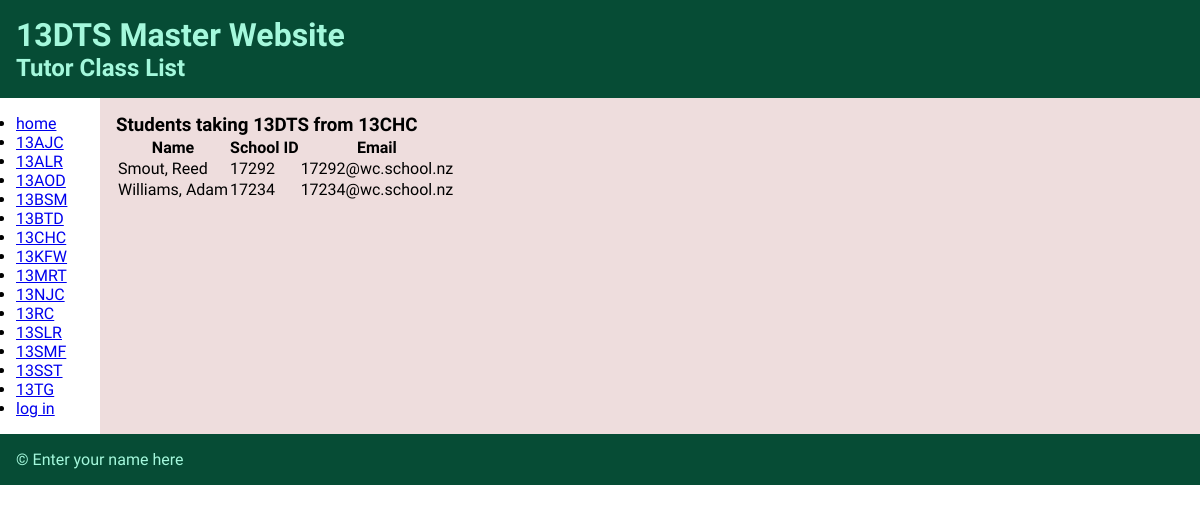
Page /class/6 on the earlier database version.
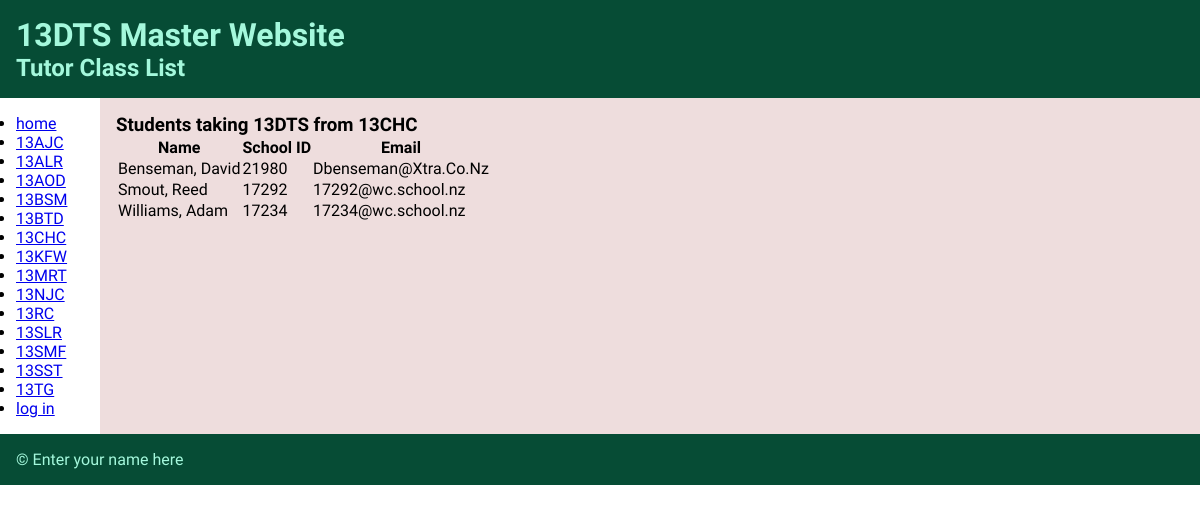
Same page on the later database version.
### tables this page shows
CREATE TABLE tutor_classes
(
	id integer
		constraint tutor_classes_pk
			primary key autoincrement,
	class_name char(5)
);

CREATE TABLE students
(
	id integer
		constraint students_pk
			primary key autoincrement,
	year_level integer,
	schl_id integer,
	surname varchar(20),
	first_name varchar(15),
	tutor_id integer,
	email char(18)
, editor_id integer default 1);

### app.py (the view, shortened to what this page needs)
@app.route('/class/<tutor_id>', methods=["GET", "POST"])
def render_class(tutor_id):
    con = create_connection(DB_NAME)
    query = "SELECT id, year_level, schl_id, surname, first_name, tutor_id, email" \
            " FROM students WHERE tutor_id=? ORDER BY surname, first_name ASC"
    cur = con.cursor()  # You need this line next
    cur.execute(query, (tutor_id, ))  # this line actually executes the query
    student_list = cur.fetchall()  # puts the results into a list usable in python
    query = "SELECT id, class_name" \
            " FROM tutor_classes WHERE id=?" \
            "ORDER BY class_name ASC"
    cur = con.cursor()  # You need this line next
    cur.execute(query, (tutor_id, ))  # this line actually executes the query
    tutor_classes = cur.fetchall()  # puts the results into a list usable in python
    print(tutor_classes)
    tutor_class = tutor_classes[0][1]
    con.close()
    class_list = get_classes()
    return render_template('class.html', students=student_list, classes=class_list, tutor_class=tutor_class, logged_in=is_logged_in())

### app.py (called while the page is built)
def create_connection(db_file):
    try:
        connection = sqlite3.connect(db_file)
        return connection
    except Error as e:
        print(e)
    return None

def get_classes():
    con = create_connection(DB_NAME)
    query = "SELECT id, class_name" \
            " FROM tutor_classes ORDER BY class_name ASC"
    cur = con.cursor()  # You need this line next
    cur.execute(query)  # this line actually executes the query
    class_list = cur.fetchall()  # puts the results into a list usable in python
    con.close()
    return class_list

def is_logged_in():
    if session.get("email") is None:
        print("not logged in")
        return False
    else:
        print("logged in")
        return True

### templates/class.html (shortened to what this page needs)
{% extends "base.html" %}
{% block pageheading %}Tutor Class List{% endblock %}
{% block main %}
    <h3>Students taking 13DTS from {{ tutor_class }}</h3>
    <table>
    <tr>
        <th>Name</th>
        <th>School ID</th>
        <th>Email</th>
    </tr>
    {% for student in students %}
    <tr>
        <td>{{ student[3] }}, {{ student[4] }}</td>
        <td>{{ student[2] }}</td>
        <td>{{ student[6] }}</td>
    </tr>
    {% endfor %}
    </table>
{% endblock %}

### templates/base.html (shortened to what this page needs)
<!DOCTYPE html>
<html lang="en">
<head>
    <link href="{{ url_for('static', filename='css/style.css') }}" rel="stylesheet">
</head>
<body>
    <div id="container">
        <header>
            <h1>13DTS Master Website</h1>
            <h2>{% block pageheading %}{% endblock %}</h2>
        </header>
        <nav>
            <ul>
                <li><a href="/">home</a></li>
                {% for class in classes %}
                <li>
                    <a href="/class/{{ class[0] }}">{{ class[1] }}</a>
                </li>
                {% endfor %}
                <li>{% if logged_in %}
                <a href="/logout">log out</a>
                {%  else %}
                <a href="/login">log in</a>
                {%  endif %}
                </li>
            </ul>
        </nav>
        <div id="main">
            {% block main %}
            {% endblock %}
        </div>
        <footer>
            <p>&copy; Enter your name here</p>
        </footer>
    </div>
</body>
</html>

Differences in the rows shown:
added students: surname "Benseman", first_name "David", schl "21980", email "Dbenseman@Xtra.Co.Nz"
